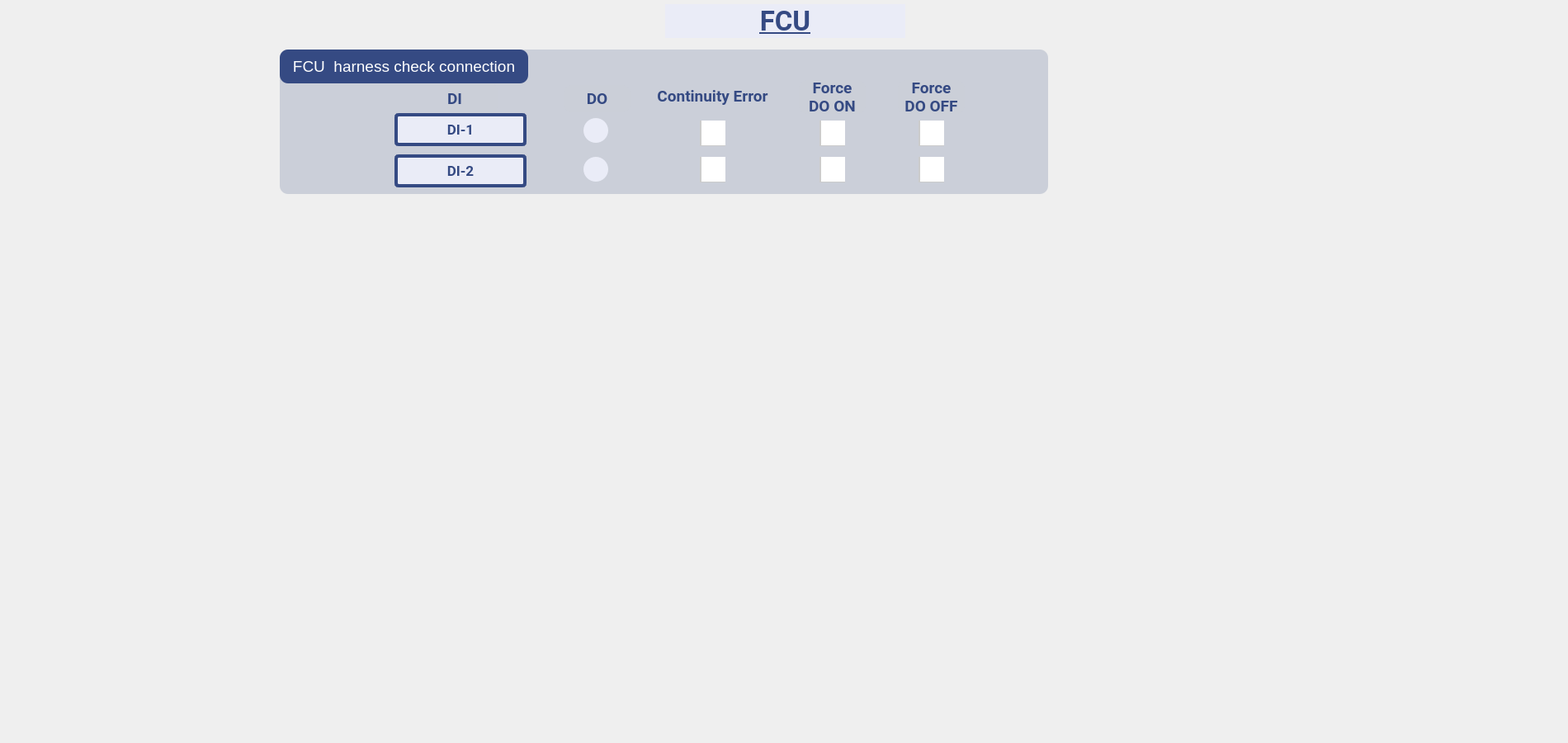
<?xml version="1.0" encoding="UTF-8"?>
<ui version="4.0">
 <class>fcu</class>
 <widget class="QWidget" name="fcu">
  <property name="geometry">
   <rect>
    <x>0</x>
    <y>0</y>
    <width>1900</width>
    <height>900</height>
   </rect>
  </property>
  <property name="windowTitle">
   <string>Form</string>
  </property>
  <widget class="QLabel" name="lblOPRMODE_2">
   <property name="geometry">
    <rect>
     <x>806</x>
     <y>5</y>
     <width>291</width>
     <height>41</height>
    </rect>
   </property>
   <property name="font">
    <font>
     <family>Roboto</family>
     <pointsize>25</pointsize>
     <weight>75</weight>
     <bold>true</bold>
     <underline>true</underline>
    </font>
   </property>
   <property name="styleSheet">
    <string notr="true">
background:rgb(234, 236, 247);


color:rgb(53,74, 131);
</string>
   </property>
   <property name="text">
    <string>FCU</string>
   </property>
   <property name="alignment">
    <set>Qt::AlignCenter</set>
   </property>
  </widget>
  <widget class="QGroupBox" name="groupBox">
   <property name="geometry">
    <rect>
     <x>339</x>
     <y>60</y>
     <width>931</width>
     <height>175</height>
    </rect>
   </property>
   <property name="styleSheet">
    <string notr="true">background:color rgb(150,160,186,40%);
border-radius:10px;</string>
   </property>
   <property name="title">
    <string/>
   </property>
   <widget class="QLabel" name="lblHarness1LED">
    <property name="geometry">
     <rect>
      <x>368</x>
      <y>83</y>
      <width>30</width>
      <height>30</height>
     </rect>
    </property>
    <property name="styleSheet">
     <string notr="true">background:rgb(234, 236, 247);
border-radius:15px;</string>
    </property>
    <property name="text">
     <string/>
    </property>
   </widget>
   <widget class="QLabel" name="lblCorrectHDI1">
    <property name="geometry">
     <rect>
      <x>139</x>
      <y>77</y>
      <width>160</width>
      <height>40</height>
     </rect>
    </property>
    <property name="font">
     <font>
      <family>Roboto</family>
      <pointsize>13</pointsize>
      <weight>75</weight>
      <bold>true</bold>
     </font>
    </property>
    <property name="styleSheet">
     <string notr="true">background:rgb(234, 236, 247);
border: 4px solid rgb(53,74, 131);
color:rgb(53,74, 131);
border-radius:5px;



</string>
    </property>
    <property name="text">
     <string>DI-1</string>
    </property>
    <property name="alignment">
     <set>Qt::AlignCenter</set>
    </property>
   </widget>
   <widget class="QPushButton" name="pbHarness">
    <property name="geometry">
     <rect>
      <x>0</x>
      <y>0</y>
      <width>301</width>
      <height>41</height>
     </rect>
    </property>
    <property name="font">
     <font>
      <pointsize>14</pointsize>
     </font>
    </property>
    <property name="styleSheet">
     <string notr="true">background-color: rgb(53, 74, 131); 
color: rgb(255, 255, 255);</string>
    </property>
    <property name="text">
     <string>FCU  harness check connection</string>
    </property>
   </widget>
   <widget class="QLabel" name="label_103">
    <property name="geometry">
     <rect>
      <x>203</x>
      <y>40</y>
      <width>61</width>
      <height>38</height>
     </rect>
    </property>
    <property name="font">
     <font>
      <family>Roboto</family>
      <pointsize>14</pointsize>
      <weight>75</weight>
      <bold>true</bold>
     </font>
    </property>
    <property name="styleSheet">
     <string notr="true">background:color rgb(150,160,186,1%);
color:rgb(53,74, 131);</string>
    </property>
    <property name="text">
     <string>DI</string>
    </property>
   </widget>
   <widget class="QLabel" name="label_104">
    <property name="geometry">
     <rect>
      <x>344</x>
      <y>43</y>
      <width>81</width>
      <height>33</height>
     </rect>
    </property>
    <property name="font">
     <font>
      <family>Roboto</family>
      <pointsize>14</pointsize>
      <weight>75</weight>
      <bold>true</bold>
     </font>
    </property>
    <property name="styleSheet">
     <string notr="true">background:color rgb(150,160,186,1%);
color:rgb(53,74, 131);</string>
    </property>
    <property name="text">
     <string>DO</string>
    </property>
    <property name="alignment">
     <set>Qt::AlignCenter</set>
    </property>
   </widget>
   <widget class="QLabel" name="label_114">
    <property name="geometry">
     <rect>
      <x>429</x>
      <y>37</y>
      <width>191</width>
      <height>38</height>
     </rect>
    </property>
    <property name="font">
     <font>
      <family>Roboto</family>
      <pointsize>14</pointsize>
      <weight>75</weight>
      <bold>true</bold>
     </font>
    </property>
    <property name="styleSheet">
     <string notr="true">background:color rgb(150,160,186,0%);
color:rgb(53,74, 131);</string>
    </property>
    <property name="text">
     <string>Continuity Error</string>
    </property>
    <property name="alignment">
     <set>Qt::AlignCenter</set>
    </property>
   </widget>
   <widget class="QCheckBox" name="cbContErrHarness1">
    <property name="geometry">
     <rect>
      <x>509</x>
      <y>86</y>
      <width>31</width>
      <height>31</height>
     </rect>
    </property>
    <property name="font">
     <font>
      <pointsize>-1</pointsize>
     </font>
    </property>
    <property name="styleSheet">
     <string notr="true">QCheckBox {
    spacing: 18px; /* Adjust spacing between the checkbox and text */
    font-size: 28px; /* Set the font size */
    background-color: rgba(150, 160, 186, 1%); /* Background color */
 color:rgb(53,74, 131);
}

QCheckBox::indicator {
    width: 30px; /* Adjust the width of the checkbox indicator */
    height: 30px; /* Adjust the height of the checkbox indicator */
    border-radius: 30px; /* Make the indicator circular */
    border: 2px solid #cccccc; /* Add a border around the indicator */
color:rgb(53,74, 131);
}

QCheckBox::indicator:checked {
    background-color: #000000; /* Change the background color of the indicator when checked */
    border: 2px solid #ffffff; /* Add a border around the indicator when checked */
color:rgb(53,74, 131);
}

QCheckBox::indicator:unchecked {
    background-color: #ffffff; /* Change the background color of the indicator when unchecked */
color:rgb(53,74, 131);
}
</string>
    </property>
    <property name="text">
     <string/>
    </property>
   </widget>
   <widget class="QLabel" name="lblCorrectHDI2">
    <property name="geometry">
     <rect>
      <x>139</x>
      <y>127</y>
      <width>160</width>
      <height>40</height>
     </rect>
    </property>
    <property name="font">
     <font>
      <family>Roboto</family>
      <pointsize>13</pointsize>
      <weight>75</weight>
      <bold>true</bold>
     </font>
    </property>
    <property name="styleSheet">
     <string notr="true">background:rgb(234, 236, 247);
border: 4px solid rgb(53,74, 131);
color:rgb(53,74, 131);
border-radius:5px;



</string>
    </property>
    <property name="text">
     <string>DI-2</string>
    </property>
    <property name="alignment">
     <set>Qt::AlignCenter</set>
    </property>
   </widget>
   <widget class="QLabel" name="lblHarness2LED">
    <property name="geometry">
     <rect>
      <x>368</x>
      <y>130</y>
      <width>30</width>
      <height>30</height>
     </rect>
    </property>
    <property name="styleSheet">
     <string notr="true">background:rgb(234, 236, 247);
border-radius:15px;</string>
    </property>
    <property name="text">
     <string/>
    </property>
   </widget>
   <widget class="QCheckBox" name="cbContErrHarness2">
    <property name="geometry">
     <rect>
      <x>509</x>
      <y>130</y>
      <width>31</width>
      <height>31</height>
     </rect>
    </property>
    <property name="font">
     <font>
      <pointsize>-1</pointsize>
     </font>
    </property>
    <property name="styleSheet">
     <string notr="true">QCheckBox {
    spacing: 18px; /* Adjust spacing between the checkbox and text */
    font-size: 28px; /* Set the font size */
    background-color: rgba(150, 160, 186, 1%); /* Background color */
 color:rgb(53,74, 131);
}

QCheckBox::indicator {
    width: 30px; /* Adjust the width of the checkbox indicator */
    height: 30px; /* Adjust the height of the checkbox indicator */
    border-radius: 30px; /* Make the indicator circular */
    border: 2px solid #cccccc; /* Add a border around the indicator */
color:rgb(53,74, 131);
}

QCheckBox::indicator:checked {
    background-color: #000000; /* Change the background color of the indicator when checked */
    border: 2px solid #ffffff; /* Add a border around the indicator when checked */
color:rgb(53,74, 131);
}

QCheckBox::indicator:unchecked {
    background-color: #ffffff; /* Change the background color of the indicator when unchecked */
color:rgb(53,74, 131);
}
</string>
    </property>
    <property name="text">
     <string/>
    </property>
   </widget>
   <widget class="QCheckBox" name="cbHarnessDI2_On">
    <property name="geometry">
     <rect>
      <x>654</x>
      <y>130</y>
      <width>31</width>
      <height>31</height>
     </rect>
    </property>
    <property name="font">
     <font>
      <pointsize>-1</pointsize>
     </font>
    </property>
    <property name="styleSheet">
     <string notr="true">QCheckBox {
    spacing: 18px; /* Adjust spacing between the checkbox and text */
    font-size: 28px; /* Set the font size */
    background-color: rgba(150, 160, 186, 1%); /* Background color */
 color:rgb(53,74, 131);
}

QCheckBox::indicator {
    width: 30px; /* Adjust the width of the checkbox indicator */
    height: 30px; /* Adjust the height of the checkbox indicator */
    border-radius: 30px; /* Make the indicator circular */
    border: 2px solid #cccccc; /* Add a border around the indicator */
color:rgb(53,74, 131);
}

QCheckBox::indicator:checked {
    background-color: #000000; /* Change the background color of the indicator when checked */
    border: 2px solid #ffffff; /* Add a border around the indicator when checked */
color:rgb(53,74, 131);
}

QCheckBox::indicator:unchecked {
    background-color: #ffffff; /* Change the background color of the indicator when unchecked */
color:rgb(53,74, 131);
}
</string>
    </property>
    <property name="text">
     <string/>
    </property>
   </widget>
   <widget class="QCheckBox" name="cbHarnessDI1_On">
    <property name="geometry">
     <rect>
      <x>654</x>
      <y>86</y>
      <width>31</width>
      <height>31</height>
     </rect>
    </property>
    <property name="font">
     <font>
      <pointsize>-1</pointsize>
     </font>
    </property>
    <property name="styleSheet">
     <string notr="true">QCheckBox {
    spacing: 18px; /* Adjust spacing between the checkbox and text */
    font-size: 28px; /* Set the font size */
    background-color: rgba(150, 160, 186, 1%); /* Background color */
 color:rgb(53,74, 131);
}

QCheckBox::indicator {
    width: 30px; /* Adjust the width of the checkbox indicator */
    height: 30px; /* Adjust the height of the checkbox indicator */
    border-radius: 30px; /* Make the indicator circular */
    border: 2px solid #cccccc; /* Add a border around the indicator */
color:rgb(53,74, 131);
}

QCheckBox::indicator:checked {
    background-color: #000000; /* Change the background color of the indicator when checked */
    border: 2px solid #ffffff; /* Add a border around the indicator when checked */
color:rgb(53,74, 131);
}

QCheckBox::indicator:unchecked {
    background-color: #ffffff; /* Change the background color of the indicator when unchecked */
color:rgb(53,74, 131);
}
</string>
    </property>
    <property name="text">
     <string/>
    </property>
   </widget>
   <widget class="QLabel" name="label_105">
    <property name="geometry">
     <rect>
      <x>629</x>
      <y>37</y>
      <width>81</width>
      <height>41</height>
     </rect>
    </property>
    <property name="font">
     <font>
      <family>Roboto</family>
      <pointsize>14</pointsize>
      <weight>75</weight>
      <bold>true</bold>
     </font>
    </property>
    <property name="styleSheet">
     <string notr="true">background:color rgb(150,160,186,1%);
color:rgb(53,74, 131);</string>
    </property>
    <property name="text">
     <string>Force
DO ON</string>
    </property>
    <property name="alignment">
     <set>Qt::AlignCenter</set>
    </property>
   </widget>
   <widget class="QCheckBox" name="cbHarnessDI1_Off">
    <property name="geometry">
     <rect>
      <x>774</x>
      <y>86</y>
      <width>31</width>
      <height>31</height>
     </rect>
    </property>
    <property name="font">
     <font>
      <pointsize>-1</pointsize>
     </font>
    </property>
    <property name="styleSheet">
     <string notr="true">QCheckBox {
    spacing: 18px; /* Adjust spacing between the checkbox and text */
    font-size: 28px; /* Set the font size */
    background-color: rgba(150, 160, 186, 1%); /* Background color */
 color:rgb(53,74, 131);
}

QCheckBox::indicator {
    width: 30px; /* Adjust the width of the checkbox indicator */
    height: 30px; /* Adjust the height of the checkbox indicator */
    border-radius: 30px; /* Make the indicator circular */
    border: 2px solid #cccccc; /* Add a border around the indicator */
color:rgb(53,74, 131);
}

QCheckBox::indicator:checked {
    background-color: #000000; /* Change the background color of the indicator when checked */
    border: 2px solid #ffffff; /* Add a border around the indicator when checked */
color:rgb(53,74, 131);
}

QCheckBox::indicator:unchecked {
    background-color: #ffffff; /* Change the background color of the indicator when unchecked */
color:rgb(53,74, 131);
}
</string>
    </property>
    <property name="text">
     <string/>
    </property>
   </widget>
   <widget class="QLabel" name="label_106">
    <property name="geometry">
     <rect>
      <x>749</x>
      <y>37</y>
      <width>81</width>
      <height>41</height>
     </rect>
    </property>
    <property name="font">
     <font>
      <family>Roboto</family>
      <pointsize>14</pointsize>
      <weight>75</weight>
      <bold>true</bold>
     </font>
    </property>
    <property name="styleSheet">
     <string notr="true">background:color rgb(150,160,186,1%);
color:rgb(53,74, 131);</string>
    </property>
    <property name="text">
     <string>Force
DO OFF</string>
    </property>
    <property name="alignment">
     <set>Qt::AlignCenter</set>
    </property>
   </widget>
   <widget class="QCheckBox" name="cbHarnessDI2_Off">
    <property name="geometry">
     <rect>
      <x>774</x>
      <y>130</y>
      <width>31</width>
      <height>31</height>
     </rect>
    </property>
    <property name="font">
     <font>
      <pointsize>-1</pointsize>
     </font>
    </property>
    <property name="styleSheet">
     <string notr="true">QCheckBox {
    spacing: 18px; /* Adjust spacing between the checkbox and text */
    font-size: 28px; /* Set the font size */
    background-color: rgba(150, 160, 186, 1%); /* Background color */
 color:rgb(53,74, 131);
}

QCheckBox::indicator {
    width: 30px; /* Adjust the width of the checkbox indicator */
    height: 30px; /* Adjust the height of the checkbox indicator */
    border-radius: 30px; /* Make the indicator circular */
    border: 2px solid #cccccc; /* Add a border around the indicator */
color:rgb(53,74, 131);
}

QCheckBox::indicator:checked {
    background-color: #000000; /* Change the background color of the indicator when checked */
    border: 2px solid #ffffff; /* Add a border around the indicator when checked */
color:rgb(53,74, 131);
}

QCheckBox::indicator:unchecked {
    background-color: #ffffff; /* Change the background color of the indicator when unchecked */
color:rgb(53,74, 131);
}
</string>
    </property>
    <property name="text">
     <string/>
    </property>
   </widget>
  </widget>
 </widget>
 <resources/>
 <connections/>
</ui>
